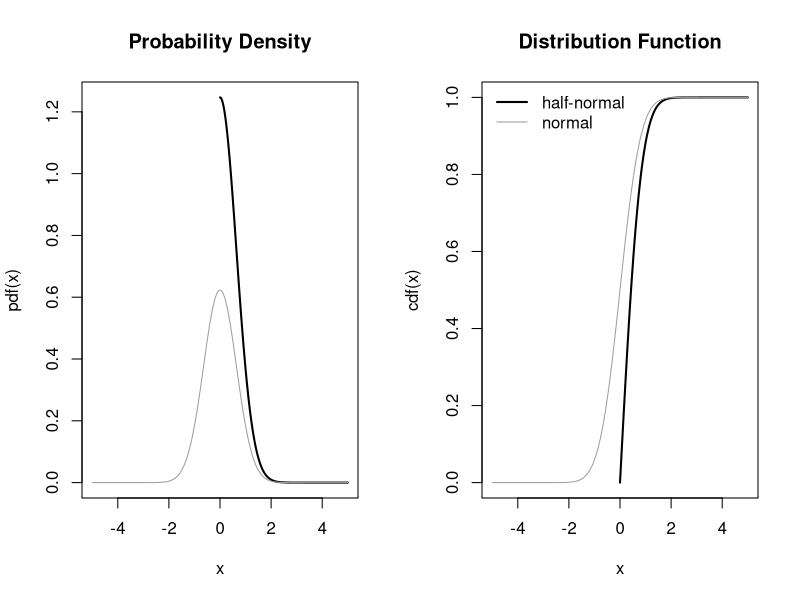
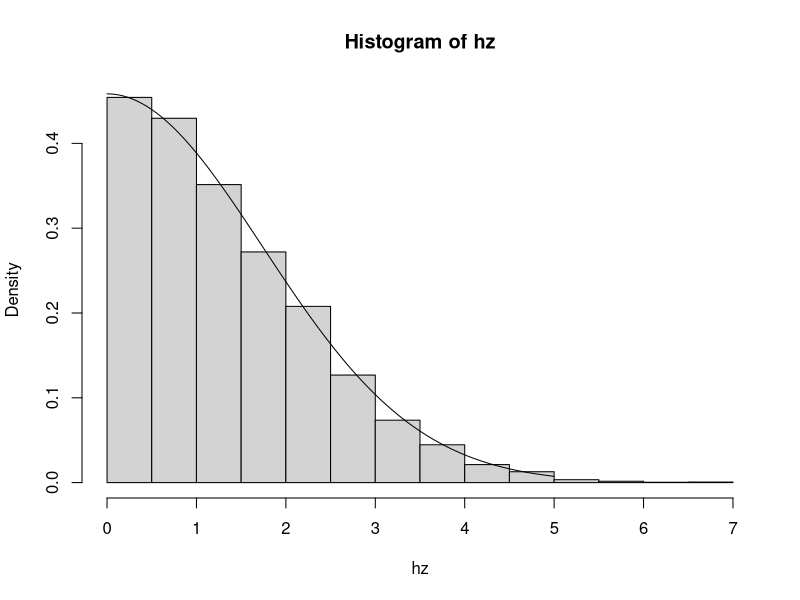
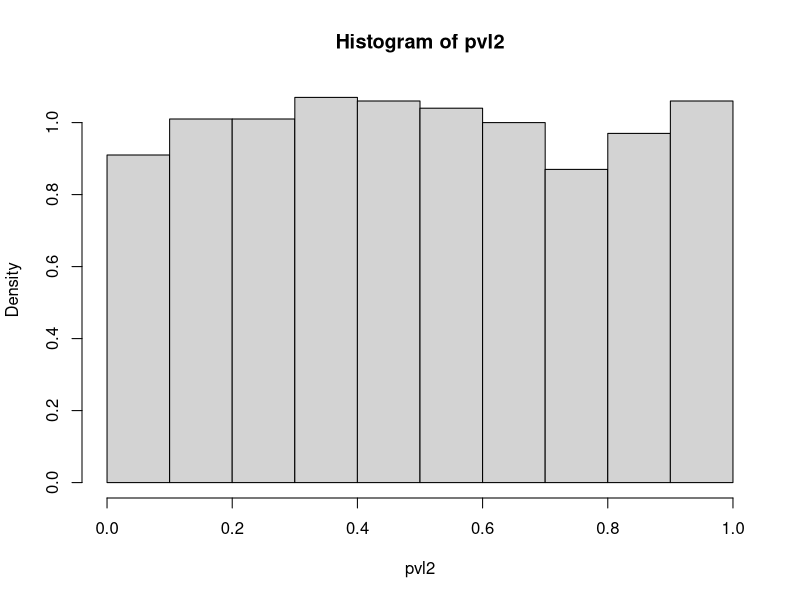
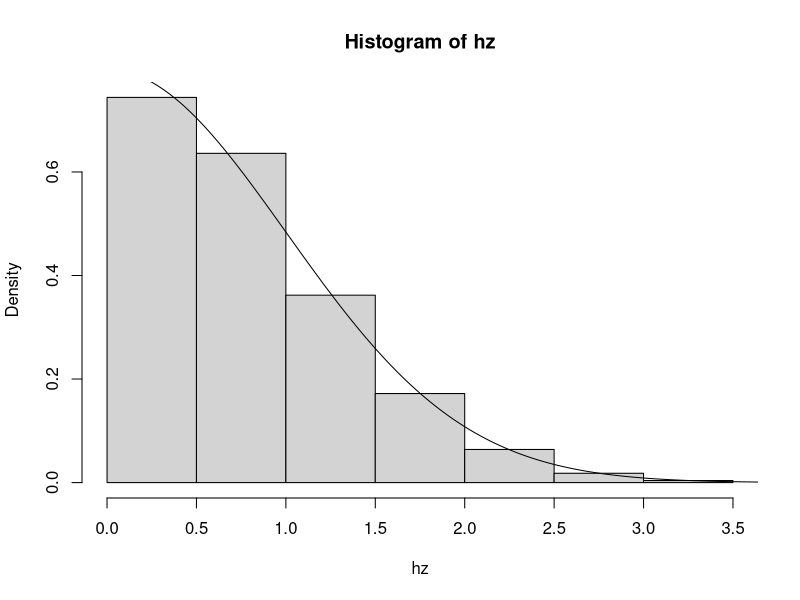

Here is the R script that generated these plots, in order:
library(fdrtool)


### Name: halfnormal
### Title: The Half-Normal Distribution
### Aliases: halfnormal dhalfnorm phalfnorm qhalfnorm rhalfnorm sd2theta
###   theta2sd
### Keywords: distribution

### ** Examples

# load "fdrtool" library
library("fdrtool")


## density of half-normal compared with a corresponding normal
par(mfrow=c(1,2))

sd.norm = 0.64
x  = seq(0, 5, 0.01)
x2 = seq(-5, 5, 0.01)
plot(x, dhalfnorm(x, sd2theta(sd.norm)), type="l", xlim=c(-5, 5), lwd=2,
   main="Probability Density", ylab="pdf(x)")
lines(x2, dnorm(x2, sd=sd.norm), col=8 )


plot(x, phalfnorm(x, sd2theta(sd.norm)), type="l", xlim=c(-5, 5),  lwd=2,
   main="Distribution Function", ylab="cdf(x)")
lines(x2, pnorm(x2, sd=sd.norm), col=8 )

legend("topleft", 
c("half-normal", "normal"), lwd=c(2,1),
col=c(1, 8), bty="n", cex=1.0)

par(mfrow=c(1,1))


## distribution function

integrate(dhalfnorm, 0, 1.4, theta = 1.234)
phalfnorm(1.4, theta = 1.234)

## quantile function
qhalfnorm(-1) # NaN
qhalfnorm(0)
qhalfnorm(.5)
qhalfnorm(1)
qhalfnorm(2) # NaN

## random numbers
theta = 0.72
hz = rhalfnorm(10000, theta)
hist(hz, freq=FALSE)
lines(x, dhalfnorm(x, theta))

mean(hz) 
1/theta  # theoretical mean

var(hz)
(pi-2)/(2*theta*theta) # theoretical variance


## relationship with two-sided normal p-values
z = rnorm(1000)

# two-sided p-values
pvl = 1- phalfnorm(abs(z))
pvl2 = 2 - 2*pnorm(abs(z)) 
sum(pvl-pvl2)^2 # equivalent
hist(pvl2, freq=FALSE)  # uniform distribution

# back to half-normal scores
hz = qhalfnorm(1-pvl)
hist(hz, freq=FALSE)
lines(x, dhalfnorm(x))
